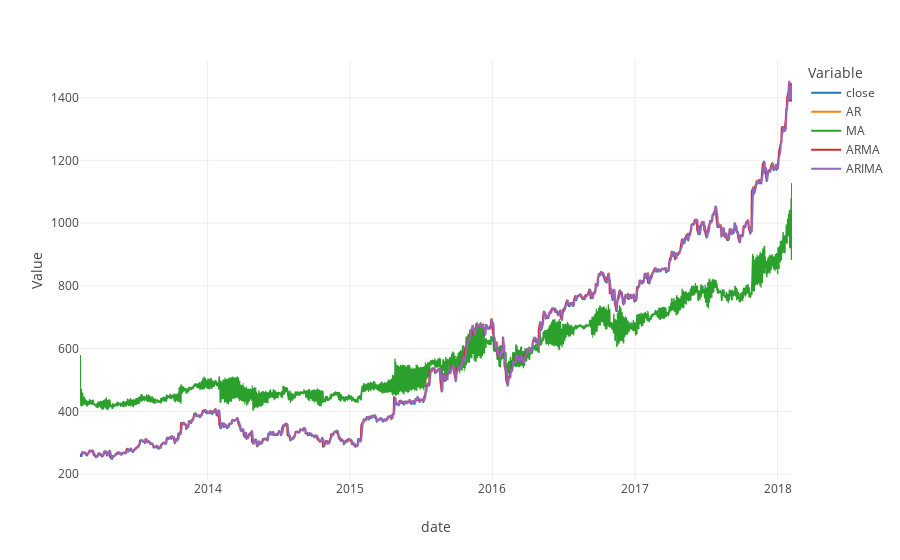

Notebook cell for this chart:
### Code cell
ilinechart(melted, "date", "Value", groups="Variable")

### Figure 1 — Plotly figure (JSON) as saved in the notebook; plotly's stock layout.template omitted (floating-point values rounded to 4 significant figures; data arrays with more than 128 entries replaced by an {"elided": "..."} marker saying what was removed)
{"data": [{"hovertemplate": "Variable=close<br>date=%{x}<br>Value=%{y}<extra></extra>", "legendgroup": "close", "line": {"color": "#1F77B4", "dash": "solid"}, "mode": "lines", "name": "close", "showlegend": true, "type": "scattergl", "x": {"elided": "1259 str values"}, "xaxis": "x", "y": {"elided": "1259 float values"}, "yaxis": "y"}, {"hovertemplate": "Variable=AR<br>date=%{x}<br>Value=%{y}<extra></extra>", "legendgroup": "AR", "line": {"color": "#FF7F0E", "dash": "solid"}, "mode": "lines", "name": "AR", "showlegend": true, "type": "scattergl", "x": {"elided": "1259 str values"}, "xaxis": "x", "y": {"elided": "1259 float values"}, "yaxis": "y"}, {"hovertemplate": "Variable=MA<br>date=%{x}<br>Value=%{y}<extra></extra>", "legendgroup": "MA", "line": {"color": "#2CA02C", "dash": "solid"}, "mode": "lines", "name": "MA", "showlegend": true, "type": "scattergl", "x": {"elided": "1259 str values"}, "xaxis": "x", "y": {"elided": "1259 float values"}, "yaxis": "y"}, {"hovertemplate": "Variable=ARMA<br>date=%{x}<br>Value=%{y}<extra></extra>", "legendgroup": "ARMA", "line": {"color": "#D62728", "dash": "solid"}, "mode": "lines", "name": "ARMA", "showlegend": true, "type": "scattergl", "x": {"elided": "1259 str values"}, "xaxis": "x", "y": {"elided": "1259 float values"}, "yaxis": "y"}, {"hovertemplate": "Variable=ARIMA<br>date=%{x}<br>Value=%{y}<extra></extra>", "legendgroup": "ARIMA", "line": {"color": "#9467BD", "dash": "solid"}, "mode": "lines", "name": "ARIMA", "showlegend": true, "type": "scattergl", "x": {"elided": "1259 str values"}, "xaxis": "x", "y": {"elided": "1259 float values"}, "yaxis": "y"}], "layout": {"legend": {"title": {"text": "Variable"}, "tracegroupgap": 0}, "margin": {"t": 60}, "title": {"x": 0.5}, "xaxis": {"anchor": "y", "domain": [0, 1], "title": {"text": "date"}}, "yaxis": {"anchor": "x", "domain": [0, 1], "title": {"text": "Value"}}}}
